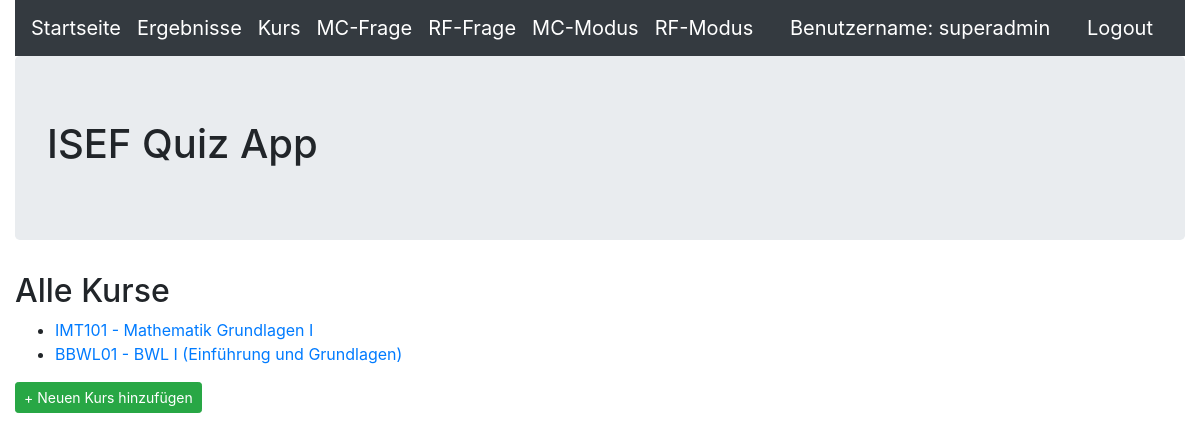
Page /kurs (signed in) on the earlier database version.
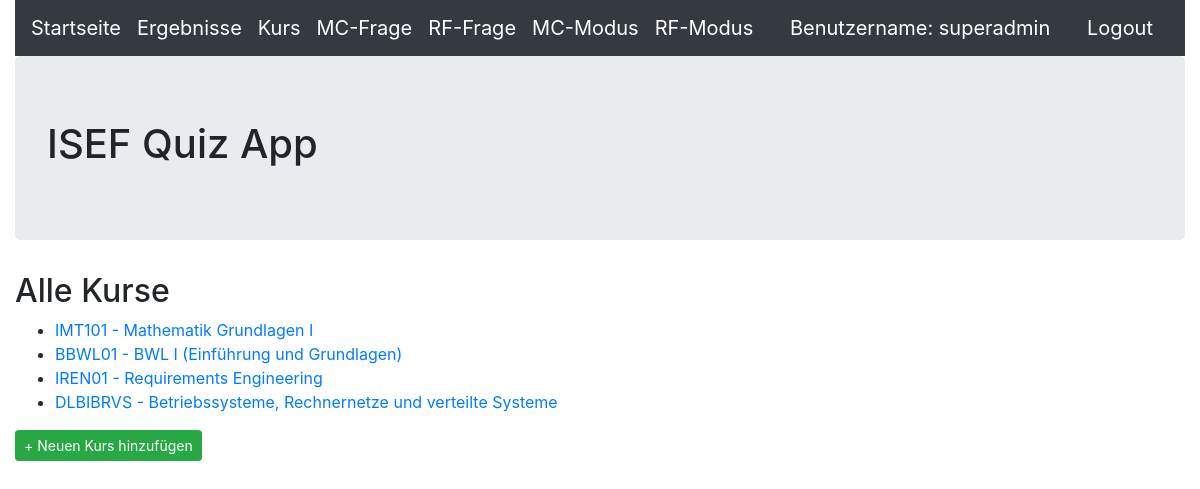
Same page on the later database version.
### quiz/models.py (models this page shows, shortened)
class Kurs(models.Model):
    name = models.CharField(max_length=50,help_text='Geben Sie den Namen des Kurses ein')
    beschreibung = models.CharField(max_length=255,help_text='Geben Sie die Beschreibung des Kurses ein')

### quiz/views.py (the view)
# urls.py: path('kurs', KursHome.as_view(), name='kurs_start'),
class KursHome(AuthListView):
    model = Kurs
    template_name = 'kurs/kurs_home.html'

### quiz/templates/kurs/kurs_home.html
{% extends 'base.html' %}
{% block content %}
<h2>Alle Kurse</h2>
<ul>
    {% for kurs in object_list %}
	<li><a href="{% url 'kurs_detail' kurs.pk %}">{{ kurs.name }} - {{ kurs.beschreibung }}</a></li>
    {% endfor %}
</ul>
<a class="btn btn-success btn-sm" href="{% url 'neuer_kurs' %}">+ Neuen Kurs hinzufügen</a>
{% endblock content %}

Differences in the rows shown:
added Kurs: name "IREN01", beschreibung "Requirements Engineering"
added Kurs: name "DLBIBRVS", beschreibung "Betriebssysteme, Rechnernetze und verteilte Systeme"
